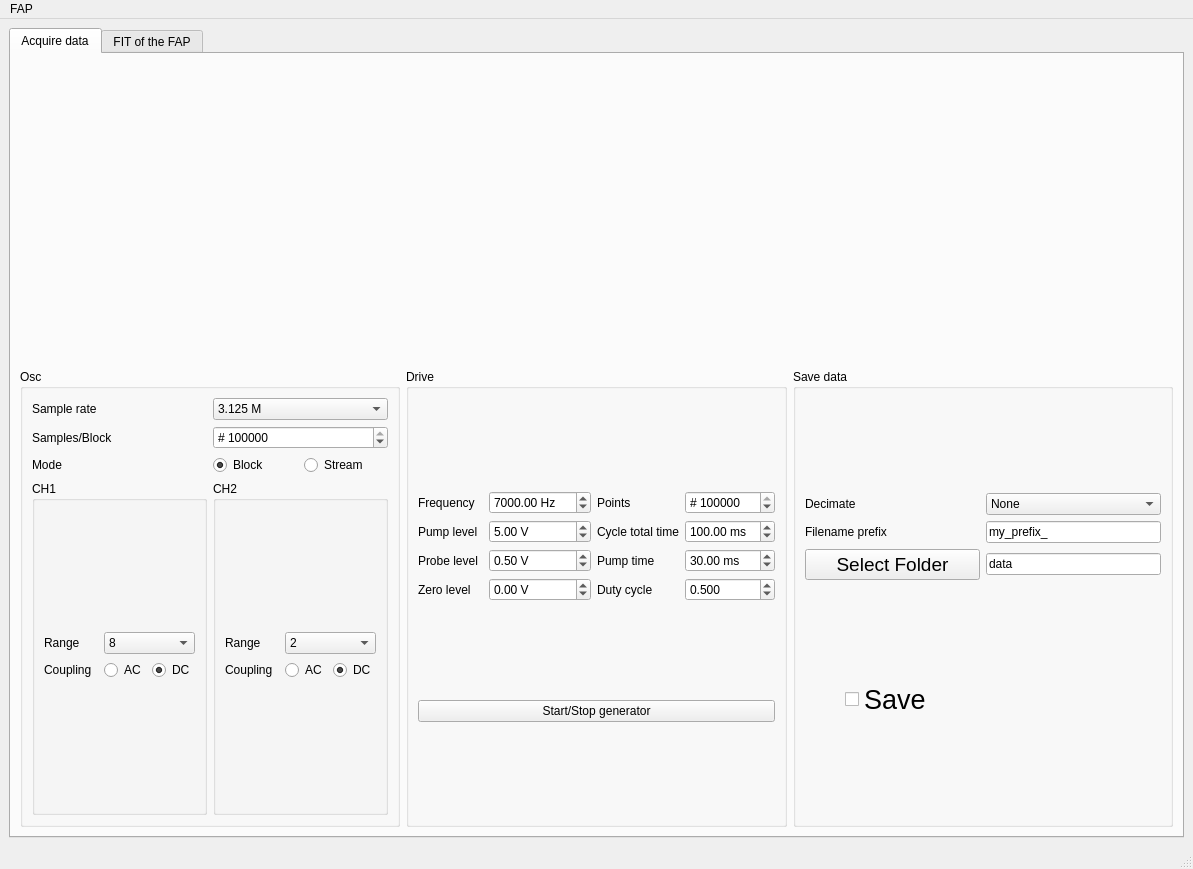
<?xml version="1.0" encoding="UTF-8"?>
<ui version="4.0">
 <class>MainWindow</class>
 <widget class="QMainWindow" name="MainWindow">
  <property name="geometry">
   <rect>
    <x>0</x>
    <y>0</y>
    <width>1193</width>
    <height>869</height>
   </rect>
  </property>
  <property name="windowTitle">
   <string>The FAP driver</string>
  </property>
  <property name="windowIcon">
   <iconset>
    <normaloff>images/ZG-Speach-Bubble-256x256-icon.png</normaloff>images/ZG-Speach-Bubble-256x256-icon.png</iconset>
  </property>
  <widget class="QWidget" name="centralwidget">
   <layout class="QVBoxLayout" name="verticalLayout_9">
    <item>
     <widget class="QTabWidget" name="tabWidget">
      <property name="currentIndex">
       <number>0</number>
      </property>
      <widget class="QWidget" name="tab_data">
       <attribute name="title">
        <string>Acquire data</string>
       </attribute>
       <layout class="QVBoxLayout" name="verticalLayout_2">
        <item>
         <widget class="QWidget" name="PlotPlaceholder" native="true">
          <property name="enabled">
           <bool>true</bool>
          </property>
          <property name="sizePolicy">
           <sizepolicy hsizetype="Preferred" vsizetype="Expanding">
            <horstretch>0</horstretch>
            <verstretch>0</verstretch>
           </sizepolicy>
          </property>
          <property name="minimumSize">
           <size>
            <width>400</width>
            <height>300</height>
           </size>
          </property>
          <property name="maximumSize">
           <size>
            <width>16777215</width>
            <height>300</height>
           </size>
          </property>
         </widget>
        </item>
        <item>
         <layout class="QHBoxLayout" name="horizontalLayout_3">
          <item>
           <widget class="QGroupBox" name="groupBox_3">
            <property name="title">
             <string>Osc</string>
            </property>
            <layout class="QVBoxLayout" name="verticalLayout_4">
             <item>
              <layout class="QGridLayout" name="gridLayout">
               <item row="0" column="0">
                <widget class="QLabel" name="label_5">
                 <property name="text">
                  <string>Sample rate</string>
                 </property>
                </widget>
               </item>
               <item row="1" column="1">
                <widget class="QDoubleSpinBox" name="doubleSpinBox_Samples">
                 <property name="prefix">
                  <string># </string>
                 </property>
                 <property name="suffix">
                  <string/>
                 </property>
                 <property name="decimals">
                  <number>0</number>
                 </property>
                 <property name="minimum">
                  <double>1.000000000000000</double>
                 </property>
                 <property name="maximum">
                  <double>32000000.000000000000000</double>
                 </property>
                 <property name="singleStep">
                  <double>1.000000000000000</double>
                 </property>
                 <property name="value">
                  <double>312500.000000000000000</double>
                 </property>
                </widget>
               </item>
               <item row="0" column="1">
                <widget class="QComboBox" name="comboBox_SampleRate">
                 <property name="currentIndex">
                  <number>1</number>
                 </property>
                 <item>
                  <property name="text">
                   <string>6.25 M</string>
                  </property>
                 </item>
                 <item>
                  <property name="text">
                   <string>3.125 M</string>
                  </property>
                 </item>
                 <item>
                  <property name="text">
                   <string>1.25 M</string>
                  </property>
                 </item>
                 <item>
                  <property name="text">
                   <string>625 k</string>
                  </property>
                 </item>
                </widget>
               </item>
               <item row="1" column="0">
                <widget class="QLabel" name="label_12">
                 <property name="text">
                  <string>Samples/Block</string>
                 </property>
                </widget>
               </item>
               <item row="2" column="0">
                <widget class="QLabel" name="label_13">
                 <property name="text">
                  <string>Mode</string>
                 </property>
                </widget>
               </item>
               <item row="2" column="1">
                <layout class="QGridLayout" name="gridLayout_7">
                 <item row="0" column="0">
                  <layout class="QGridLayout" name="gridLayout_8">
                   <item row="0" column="0">
                    <widget class="QRadioButton" name="radioButton_modeBlock">
                     <property name="text">
                      <string>Block</string>
                     </property>
                     <property name="checked">
                      <bool>true</bool>
                     </property>
                    </widget>
                   </item>
                   <item row="0" column="1">
                    <widget class="QRadioButton" name="radioButton_modeStream">
                     <property name="text">
                      <string>Stream</string>
                     </property>
                    </widget>
                   </item>
                  </layout>
                 </item>
                </layout>
               </item>
              </layout>
             </item>
             <item>
              <layout class="QGridLayout" name="gridLayout_3">
               <item row="0" column="1">
                <widget class="QGroupBox" name="groupBox_4">
                 <property name="title">
                  <string>CH2</string>
                 </property>
                 <layout class="QVBoxLayout" name="verticalLayout_5">
                  <item>
                   <layout class="QGridLayout" name="gridLayout_5">
                    <item row="0" column="0">
                     <widget class="QLabel" name="label_15">
                      <property name="text">
                       <string>Range</string>
                      </property>
                     </widget>
                    </item>
                    <item row="0" column="1">
                     <widget class="QComboBox" name="comboBox_CH2Range">
                      <property name="currentIndex">
                       <number>3</number>
                      </property>
                      <item>
                       <property name="text">
                        <string>0.2</string>
                       </property>
                      </item>
                      <item>
                       <property name="text">
                        <string>0.4</string>
                       </property>
                      </item>
                      <item>
                       <property name="text">
                        <string>0.8</string>
                       </property>
                      </item>
                      <item>
                       <property name="text">
                        <string>2</string>
                       </property>
                      </item>
                      <item>
                       <property name="text">
                        <string>4</string>
                       </property>
                      </item>
                      <item>
                       <property name="text">
                        <string>8</string>
                       </property>
                      </item>
                      <item>
                       <property name="text">
                        <string>20</string>
                       </property>
                      </item>
                      <item>
                       <property name="text">
                        <string>40</string>
                       </property>
                      </item>
                      <item>
                       <property name="text">
                        <string>80</string>
                       </property>
                      </item>
                     </widget>
                    </item>
                    <item row="1" column="0">
                     <widget class="QLabel" name="label_14">
                      <property name="text">
                       <string>Coupling</string>
                      </property>
                     </widget>
                    </item>
                    <item row="1" column="1">
                     <layout class="QGridLayout" name="gridLayout_10">
                      <item row="0" column="1">
                       <widget class="QRadioButton" name="radioButton_CH2DC">
                        <property name="text">
                         <string>DC</string>
                        </property>
                        <property name="checked">
                         <bool>true</bool>
                        </property>
                       </widget>
                      </item>
                      <item row="0" column="0">
                       <widget class="QRadioButton" name="radioButton_CH2AC">
                        <property name="text">
                         <string>AC</string>
                        </property>
                       </widget>
                      </item>
                     </layout>
                    </item>
                   </layout>
                  </item>
                 </layout>
                </widget>
               </item>
               <item row="0" column="0">
                <widget class="QGroupBox" name="groupBox_2">
                 <property name="title">
                  <string>CH1</string>
                 </property>
                 <layout class="QVBoxLayout" name="verticalLayout">
                  <item>
                   <layout class="QGridLayout" name="gridLayout_4">
                    <item row="0" column="1">
                     <widget class="QComboBox" name="comboBox_CH1Range">
                      <property name="currentIndex">
                       <number>5</number>
                      </property>
                      <item>
                       <property name="text">
                        <string>0.2</string>
                       </property>
                      </item>
                      <item>
                       <property name="text">
                        <string>0.4</string>
                       </property>
                      </item>
                      <item>
                       <property name="text">
                        <string>0.8</string>
                       </property>
                      </item>
                      <item>
                       <property name="text">
                        <string>2</string>
                       </property>
                      </item>
                      <item>
                       <property name="text">
                        <string>4</string>
                       </property>
                      </item>
                      <item>
                       <property name="text">
                        <string>8</string>
                       </property>
                      </item>
                      <item>
                       <property name="text">
                        <string>20</string>
                       </property>
                      </item>
                      <item>
                       <property name="text">
                        <string>40</string>
                       </property>
                      </item>
                      <item>
                       <property name="text">
                        <string>80</string>
                       </property>
                      </item>
                     </widget>
                    </item>
                    <item row="0" column="0">
                     <widget class="QLabel" name="label_10">
                      <property name="text">
                       <string>Range</string>
                      </property>
                     </widget>
                    </item>
                    <item row="1" column="0">
                     <widget class="QLabel" name="label_11">
                      <property name="text">
                       <string>Coupling</string>
                      </property>
                     </widget>
                    </item>
                    <item row="1" column="1">
                     <layout class="QGridLayout" name="gridLayout_6">
                      <item row="0" column="0">
                       <widget class="QRadioButton" name="radioButton_CH1AC">
                        <property name="text">
                         <string>AC</string>
                        </property>
                       </widget>
                      </item>
                      <item row="0" column="1">
                       <widget class="QRadioButton" name="radioButton_CH1DC">
                        <property name="text">
                         <string>DC</string>
                        </property>
                        <property name="checked">
                         <bool>true</bool>
                        </property>
                       </widget>
                      </item>
                     </layout>
                    </item>
                   </layout>
                  </item>
                 </layout>
                </widget>
               </item>
              </layout>
             </item>
            </layout>
           </widget>
          </item>
          <item>
           <widget class="QGroupBox" name="groupBox">
            <property name="title">
             <string>Drive</string>
            </property>
            <layout class="QVBoxLayout" name="verticalLayout_3" stretch="0,0">
             <item>
              <layout class="QGridLayout" name="gridLayout_2">
               <item row="0" column="1">
                <widget class="QDoubleSpinBox" name="doubleSpinBox_Frequency_Hz">
                 <property name="suffix">
                  <string> Hz</string>
                 </property>
                 <property name="maximum">
                  <double>1000000.000000000000000</double>
                 </property>
                 <property name="singleStep">
                  <double>0.100000000000000</double>
                 </property>
                 <property name="value">
                  <double>7000.000000000000000</double>
                 </property>
                </widget>
               </item>
               <item row="3" column="3">
                <widget class="QDoubleSpinBox" name="doubleSpinBox_DutyCycle">
                 <property name="suffix">
                  <string/>
                 </property>
                 <property name="decimals">
                  <number>3</number>
                 </property>
                 <property name="maximum">
                  <double>1.000000000000000</double>
                 </property>
                 <property name="singleStep">
                  <double>0.100000000000000</double>
                 </property>
                 <property name="value">
                  <double>0.500000000000000</double>
                 </property>
                </widget>
               </item>
               <item row="1" column="3">
                <widget class="QDoubleSpinBox" name="doubleSpinBox_TotalTime_ms">
                 <property name="suffix">
                  <string> ms</string>
                 </property>
                 <property name="maximum">
                  <double>5000.000000000000000</double>
                 </property>
                 <property name="singleStep">
                  <double>1.000000000000000</double>
                 </property>
                 <property name="value">
                  <double>100.000000000000000</double>
                 </property>
                </widget>
               </item>
               <item row="3" column="2">
                <widget class="QLabel" name="label_9">
                 <property name="text">
                  <string>Duty cycle</string>
                 </property>
                </widget>
               </item>
               <item row="0" column="0">
                <widget class="QLabel" name="label_4">
                 <property name="text">
                  <string>Frequency</string>
                 </property>
                </widget>
               </item>
               <item row="2" column="2">
                <widget class="QLabel" name="label_3">
                 <property name="text">
                  <string>Pump time</string>
                 </property>
                </widget>
               </item>
               <item row="0" column="2">
                <widget class="QLabel" name="label">
                 <property name="text">
                  <string>Points</string>
                 </property>
                </widget>
               </item>
               <item row="1" column="2">
                <widget class="QLabel" name="label_2">
                 <property name="text">
                  <string>Cycle total time</string>
                 </property>
                </widget>
               </item>
               <item row="2" column="3">
                <widget class="QDoubleSpinBox" name="doubleSpinBox_PumpTime_ms">
                 <property name="suffix">
                  <string> ms</string>
                 </property>
                 <property name="maximum">
                  <double>5000.000000000000000</double>
                 </property>
                 <property name="singleStep">
                  <double>1.000000000000000</double>
                 </property>
                 <property name="value">
                  <double>30.000000000000000</double>
                 </property>
                </widget>
               </item>
               <item row="0" column="3">
                <widget class="QDoubleSpinBox" name="doubleSpinBox_Points">
                 <property name="prefix">
                  <string># </string>
                 </property>
                 <property name="decimals">
                  <number>0</number>
                 </property>
                 <property name="minimum">
                  <double>1000.000000000000000</double>
                 </property>
                 <property name="maximum">
                  <double>1000000.000000000000000</double>
                 </property>
                 <property name="singleStep">
                  <double>1000.000000000000000</double>
                 </property>
                 <property name="value">
                  <double>500000.000000000000000</double>
                 </property>
                </widget>
               </item>
               <item row="3" column="1">
                <widget class="QDoubleSpinBox" name="doubleSpinBox_ZeroLevel">
                 <property name="suffix">
                  <string> V</string>
                 </property>
                 <property name="minimum">
                  <double>-10.000000000000000</double>
                 </property>
                 <property name="maximum">
                  <double>10.000000000000000</double>
                 </property>
                 <property name="singleStep">
                  <double>0.100000000000000</double>
                 </property>
                 <property name="value">
                  <double>0.000000000000000</double>
                 </property>
                </widget>
               </item>
               <item row="2" column="1">
                <widget class="QDoubleSpinBox" name="doubleSpinBox_ProbeLevel">
                 <property name="suffix">
                  <string> V</string>
                 </property>
                 <property name="minimum">
                  <double>-10.000000000000000</double>
                 </property>
                 <property name="maximum">
                  <double>10.000000000000000</double>
                 </property>
                 <property name="singleStep">
                  <double>0.100000000000000</double>
                 </property>
                 <property name="value">
                  <double>0.500000000000000</double>
                 </property>
                </widget>
               </item>
               <item row="2" column="0">
                <widget class="QLabel" name="label_7">
                 <property name="text">
                  <string>Probe level</string>
                 </property>
                </widget>
               </item>
               <item row="1" column="0">
                <widget class="QLabel" name="label_6">
                 <property name="text">
                  <string>Pump level</string>
                 </property>
                </widget>
               </item>
               <item row="1" column="1">
                <widget class="QDoubleSpinBox" name="doubleSpinBox_PumpLevel">
                 <property name="suffix">
                  <string> V</string>
                 </property>
                 <property name="minimum">
                  <double>-10.000000000000000</double>
                 </property>
                 <property name="maximum">
                  <double>10.000000000000000</double>
                 </property>
                 <property name="singleStep">
                  <double>0.100000000000000</double>
                 </property>
                 <property name="value">
                  <double>5.000000000000000</double>
                 </property>
                </widget>
               </item>
               <item row="3" column="0">
                <widget class="QLabel" name="label_8">
                 <property name="text">
                  <string>Zero level</string>
                 </property>
                </widget>
               </item>
              </layout>
             </item>
             <item>
              <widget class="QPushButton" name="okButton_GeneratorStart">
               <property name="text">
                <string>Start/Stop generator</string>
               </property>
              </widget>
             </item>
            </layout>
           </widget>
          </item>
          <item>
           <layout class="QVBoxLayout" name="verticalLayout_7">
            <item>
             <widget class="QGroupBox" name="groupBox_6">
              <property name="title">
               <string>Save data</string>
              </property>
              <layout class="QVBoxLayout" name="verticalLayout_8">
               <item>
                <layout class="QGridLayout" name="gridLayout_11">
                 <item row="2" column="0">
                  <widget class="QLabel" name="label_28">
                   <property name="text">
                    <string>Filename prefix</string>
                   </property>
                  </widget>
                 </item>
                 <item row="1" column="0">
                  <widget class="QLabel" name="label_16">
                   <property name="text">
                    <string>Decimate</string>
                   </property>
                  </widget>
                 </item>
                 <item row="1" column="1">
                  <widget class="QComboBox" name="comboBox_decimate">
                   <property name="toolTip">
                    <string>Downsample data using &quot;scipy.signal.decimate&quot; function </string>
                   </property>
                   <property name="currentIndex">
                    <number>0</number>
                   </property>
                   <item>
                    <property name="text">
                     <string>None</string>
                    </property>
                   </item>
                   <item>
                    <property name="text">
                     <string>2</string>
                    </property>
                   </item>
                   <item>
                    <property name="text">
                     <string>5</string>
                    </property>
                   </item>
                   <item>
                    <property name="text">
                     <string>10</string>
                    </property>
                   </item>
                   <item>
                    <property name="text">
                     <string>20</string>
                    </property>
                   </item>
                   <item>
                    <property name="text">
                     <string>50</string>
                    </property>
                   </item>
                   <item>
                    <property name="text">
                     <string>100</string>
                    </property>
                   </item>
                   <item>
                    <property name="text">
                     <string>500</string>
                    </property>
                   </item>
                   <item>
                    <property name="text">
                     <string>1000</string>
                    </property>
                   </item>
                  </widget>
                 </item>
                 <item row="2" column="1">
                  <widget class="QLineEdit" name="lineEdit_FileNamePrefix">
                   <property name="sizePolicy">
                    <sizepolicy hsizetype="Preferred" vsizetype="Fixed">
                     <horstretch>0</horstretch>
                     <verstretch>0</verstretch>
                    </sizepolicy>
                   </property>
                   <property name="text">
                    <string>my_prefix_</string>
                   </property>
                  </widget>
                 </item>
                 <item row="3" column="0">
                  <widget class="QPushButton" name="pushButton_SelectFolder">
                   <property name="font">
                    <font>
                     <pointsize>14</pointsize>
                    </font>
                   </property>
                   <property name="text">
                    <string>Select Folder</string>
                   </property>
                  </widget>
                 </item>
                 <item row="3" column="1">
                  <widget class="QLineEdit" name="lineEdit_FolderName">
                   <property name="sizePolicy">
                    <sizepolicy hsizetype="Preferred" vsizetype="Fixed">
                     <horstretch>0</horstretch>
                     <verstretch>0</verstretch>
                    </sizepolicy>
                   </property>
                   <property name="text">
                    <string>data</string>
                   </property>
                  </widget>
                 </item>
                </layout>
               </item>
               <item>
                <layout class="QHBoxLayout" name="horizontalLayout">
                 <item>
                  <spacer name="horizontalSpacer">
                   <property name="orientation">
                    <enum>Qt::Horizontal</enum>
                   </property>
                   <property name="sizeType">
                    <enum>QSizePolicy::Preferred</enum>
                   </property>
                   <property name="sizeHint" stdset="0">
                    <size>
                     <width>40</width>
                     <height>20</height>
                    </size>
                   </property>
                  </spacer>
                 </item>
                 <item>
                  <widget class="QCheckBox" name="checkBox_SaveData">
                   <property name="minimumSize">
                    <size>
                     <width>0</width>
                     <height>0</height>
                    </size>
                   </property>
                   <property name="baseSize">
                    <size>
                     <width>0</width>
                     <height>0</height>
                    </size>
                   </property>
                   <property name="font">
                    <font>
                     <pointsize>20</pointsize>
                    </font>
                   </property>
                   <property name="toolTip">
                    <string>Save data into files</string>
                   </property>
                   <property name="text">
                    <string>Save</string>
                   </property>
                   <property name="icon">
                    <iconset>
                     <normaloff>images/ZG-Speach-Bubble-256x256-icon.png</normaloff>images/ZG-Speach-Bubble-256x256-icon.png</iconset>
                   </property>
                   <property name="iconSize">
                    <size>
                     <width>50</width>
                     <height>50</height>
                    </size>
                   </property>
                  </widget>
                 </item>
                 <item>
                  <spacer name="horizontalSpacer_2">
                   <property name="orientation">
                    <enum>Qt::Horizontal</enum>
                   </property>
                   <property name="sizeType">
                    <enum>QSizePolicy::Preferred</enum>
                   </property>
                   <property name="sizeHint" stdset="0">
                    <size>
                     <width>40</width>
                     <height>20</height>
                    </size>
                   </property>
                  </spacer>
                 </item>
                </layout>
               </item>
              </layout>
             </widget>
            </item>
           </layout>
          </item>
         </layout>
        </item>
       </layout>
      </widget>
      <widget class="QWidget" name="tab_FIT">
       <attribute name="title">
        <string>FIT of the FAP</string>
       </attribute>
       <layout class="QVBoxLayout" name="verticalLayout_12">
        <item>
         <widget class="QWidget" name="FITPlotPlaceholder" native="true">
          <property name="sizePolicy">
           <sizepolicy hsizetype="Preferred" vsizetype="Expanding">
            <horstretch>0</horstretch>
            <verstretch>0</verstretch>
           </sizepolicy>
          </property>
         </widget>
        </item>
        <item>
         <layout class="QHBoxLayout" name="horizontalLayout_2">
          <item>
           <widget class="QGroupBox" name="groupBox_7">
            <property name="title">
             <string>Filter</string>
            </property>
            <layout class="QVBoxLayout" name="verticalLayout_10">
             <item>
              <layout class="QGridLayout" name="gridLayout_9">
               <item row="1" column="1">
                <widget class="QDoubleSpinBox" name="doubleSpinBox_FilterStart_ms">
                 <property name="suffix">
                  <string> ms</string>
                 </property>
                 <property name="maximum">
                  <double>1000.000000000000000</double>
                 </property>
                 <property name="singleStep">
                  <double>0.100000000000000</double>
                 </property>
                 <property name="value">
                  <double>30.000000000000000</double>
                 </property>
                </widget>
               </item>
               <item row="2" column="1">
                <widget class="QDoubleSpinBox" name="doubleSpinBox_FilterStop_ms">
                 <property name="suffix">
                  <string> ms</string>
                 </property>
                 <property name="maximum">
                  <double>1000.000000000000000</double>
                 </property>
                 <property name="singleStep">
                  <double>0.100000000000000</double>
                 </property>
                 <property name="value">
                  <double>100.000000000000000</double>
                 </property>
                </widget>
               </item>
               <item row="1" column="0">
                <widget class="QLabel" name="label_18">
                 <property name="sizePolicy">
                  <sizepolicy hsizetype="Minimum" vsizetype="Preferred">
                   <horstretch>0</horstretch>
                   <verstretch>0</verstretch>
                  </sizepolicy>
                 </property>
                 <property name="text">
                  <string>Data start</string>
                 </property>
                </widget>
               </item>
               <item row="0" column="1">
                <widget class="QComboBox" name="comboBox_FilterType">
                 <property name="currentIndex">
                  <number>0</number>
                 </property>
                 <item>
                  <property name="text">
                   <string>High pass from 10k</string>
                  </property>
                 </item>
                 <item>
                  <property name="text">
                   <string>Band pass 1-12k</string>
                  </property>
                 </item>
                 <item>
                  <property name="text">
                   <string>Band pass 8-22k</string>
                  </property>
                 </item>
                 <item>
                  <property name="text">
                   <string>Band pass 18-32k</string>
                  </property>
                 </item>
                 <item>
                  <property name="text">
                   <string>Low pass up to 12k</string>
                  </property>
                 </item>
                </widget>
               </item>
               <item row="0" column="0">
                <widget class="QLabel" name="label_17">
                 <property name="sizePolicy">
                  <sizepolicy hsizetype="Minimum" vsizetype="Preferred">
                   <horstretch>0</horstretch>
                   <verstretch>0</verstretch>
                  </sizepolicy>
                 </property>
                 <property name="text">
                  <string>Type</string>
                 </property>
                </widget>
               </item>
               <item row="2" column="0">
                <widget class="QLabel" name="label_19">
                 <property name="sizePolicy">
                  <sizepolicy hsizetype="Minimum" vsizetype="Preferred">
                   <horstretch>0</horstretch>
                   <verstretch>0</verstretch>
                  </sizepolicy>
                 </property>
                 <property name="text">
                  <string>Data stop</string>
                 </property>
                </widget>
               </item>
               <item row="3" column="1">
                <widget class="QDoubleSpinBox" name="doubleSpinBox_FITStart_ms">
                 <property name="suffix">
                  <string> ms</string>
                 </property>
                 <property name="maximum">
                  <double>1000.000000000000000</double>
                 </property>
                 <property name="singleStep">
                  <double>0.100000000000000</double>
                 </property>
                 <property name="value">
                  <double>30.000000000000000</double>
                 </property>
                </widget>
               </item>
               <item row="3" column="0">
                <widget class="QLabel" name="label_24">
                 <property name="sizePolicy">
                  <sizepolicy hsizetype="Minimum" vsizetype="Preferred">
                   <horstretch>0</horstretch>
                   <verstretch>0</verstretch>
                  </sizepolicy>
                 </property>
                 <property name="text">
                  <string>FIT start</string>
                 </property>
                </widget>
               </item>
               <item row="4" column="0">
                <widget class="QLabel" name="label_25">
                 <property name="sizePolicy">
                  <sizepolicy hsizetype="Minimum" vsizetype="Preferred">
                   <horstretch>0</horstretch>
                   <verstretch>0</verstretch>
                  </sizepolicy>
                 </property>
                 <property name="text">
                  <string>FIT stop</string>
                 </property>
                </widget>
               </item>
               <item row="4" column="1">
                <widget class="QDoubleSpinBox" name="doubleSpinBox_FITStop_ms">
                 <property name="suffix">
                  <string> ms</string>
                 </property>
                 <property name="maximum">
                  <double>1000.000000000000000</double>
                 </property>
                 <property name="singleStep">
                  <double>0.100000000000000</double>
                 </property>
                 <property name="value">
                  <double>100.000000000000000</double>
                 </property>
                </widget>
               </item>
              </layout>
             </item>
            </layout>
           </widget>
          </item>
          <item>
           <widget class="QGroupBox" name="groupBox_8">
            <property name="title">
             <string>FIT initial parameters</string>
            </property>
            <layout class="QVBoxLayout" name="verticalLayout_11">
             <item>
              <layout class="QHBoxLayout" name="horizontalLayout_4">
               <item>
                <widget class="QLabel" name="label_27">
                 <property name="text">
                  <string>Fit src:</string>
                 </property>
                </widget>
               </item>
               <item>
                <widget class="QRadioButton" name="radioButton_FITSource_CH1">
                 <property name="text">
                  <string>CH1</string>
                 </property>
                 <property name="checked">
                  <bool>true</bool>
                 </property>
                </widget>
               </item>
               <item>
                <widget class="QRadioButton" name="radioButton_FITSource_CH2">
                 <property name="text">
                  <string>CH2</string>
                 </property>
                </widget>
               </item>
              </layout>
             </item>
             <item>
              <layout class="QGridLayout" name="gridLayout_12">
               <item row="2" column="1">
                <widget class="QDoubleSpinBox" name="doubleSpinBox_FIT_B">
                 <property name="minimum">
                  <double>-10.000000000000000</double>
                 </property>
                 <property name="maximum">
                  <double>10.000000000000000</double>
                 </property>
                 <property name="singleStep">
                  <double>0.100000000000000</double>
                 </property>
                 <property name="value">
                  <double>1.000000000000000</double>
                 </property>
                </widget>
               </item>
               <item row="0" column="1">
                <widget class="QDoubleSpinBox" name="doubleSpinBox_FIT_f0">
                 <property name="suffix">
                  <string> Hz</string>
                 </property>
                 <property name="maximum">
                  <double>1000000.000000000000000</double>
                 </property>
                 <property name="value">
                  <double>7000.000000000000000</double>
                 </property>
                </widget>
               </item>
               <item row="4" column="1">
                <widget class="QDoubleSpinBox" name="doubleSpinBox_FIT_DC">
                 <property name="minimum">
                  <double>-10.000000000000000</double>
                 </property>
                 <property name="maximum">
                  <double>10.000000000000000</double>
                 </property>
                 <property name="singleStep">
                  <double>0.100000000000000</double>
                 </property>
                 <property name="value">
                  <double>0.000000000000000</double>
                 </property>
                </widget>
               </item>
               <item row="2" column="0">
                <widget class="QLabel" name="label_21">
                 <property name="text">
                  <string>B:</string>
                 </property>
                </widget>
               </item>
               <item row="0" column="0">
                <widget class="QLabel" name="label_20">
                 <property name="text">
                  <string>f0:</string>
                 </property>
                </widget>
               </item>
               <item row="1" column="1">
                <widget class="QDoubleSpinBox" name="doubleSpinBox_FIT_A">
                 <property name="minimum">
                  <double>-10.000000000000000</double>
                 </property>
                 <property name="maximum">
                  <double>10.000000000000000</double>
                 </property>
                 <property name="singleStep">
                  <double>0.100000000000000</double>
                 </property>
                 <property name="value">
                  <double>1.000000000000000</double>
                 </property>
                </widget>
               </item>
               <item row="4" column="0">
                <widget class="QLabel" name="label_23">
                 <property name="text">
                  <string>DC:</string>
                 </property>
                </widget>
               </item>
               <item row="1" column="0">
                <widget class="QLabel" name="label_22">
                 <property name="text">
                  <string>A:</string>
                 </property>
                </widget>
               </item>
               <item row="3" column="0">
                <widget class="QLabel" name="label_26">
                 <property name="text">
                  <string>Decay rate:</string>
                 </property>
                </widget>
               </item>
               <item row="3" column="1">
                <widget class="QDoubleSpinBox" name="doubleSpinBox_FIT_Gamma">
                 <property name="suffix">
                  <string> Hz</string>
                 </property>
                 <property name="minimum">
                  <double>0.000000000000000</double>
                 </property>
                 <property name="maximum">
                  <double>50.000000000000000</double>
                 </property>
                 <property name="singleStep">
                  <double>0.100000000000000</double>
                 </property>
                 <property name="value">
                  <double>5.000000000000000</double>
                 </property>
                </widget>
               </item>
              </layout>
             </item>
            </layout>
           </widget>
          </item>
          <item>
           <layout class="QGridLayout" name="gridLayout_FITRES">
            <item row="1" column="0">
             <widget class="QPushButton" name="pushButton_Set_FIT_init">
              <property name="toolTip">
               <string>Copy result of the fit to init window and to the pump frequency.</string>
              </property>
              <property name="text">
               <string>Copy FIT to init</string>
              </property>
             </widget>
            </item>
            <item row="0" column="0">
             <widget class="QGroupBox" name="groupBox_FIT_Results">
              <property name="title">
               <string>Fit results</string>
              </property>
              <layout class="QVBoxLayout" name="verticalLayout_14">
               <item>
                <widget class="QPlainTextEdit" name="plainTextEdit_FITResults">
                 <property name="sizePolicy">
                  <sizepolicy hsizetype="Preferred" vsizetype="Preferred">
                   <horstretch>0</horstretch>
                   <verstretch>0</verstretch>
                  </sizepolicy>
                 </property>
                 <property name="readOnly">
                  <bool>true</bool>
                 </property>
                 <property name="plainText">
                  <string>Some text here

f: 2568.258</string>
                 </property>
                </widget>
               </item>
              </layout>
             </widget>
            </item>
            <item row="1" column="1">
             <widget class="QPushButton" name="pushButton">
              <property name="text">
               <string>Not implemented</string>
              </property>
             </widget>
            </item>
            <item row="0" column="1">
             <widget class="QGroupBox" name="groupBox_10">
              <property name="title">
               <string>FFT + FIT sensitivity</string>
              </property>
              <layout class="QVBoxLayout" name="verticalLayout_13">
               <item>
                <widget class="QPlainTextEdit" name="plainTextEdit_SensitivityFFT">
                 <property name="sizePolicy">
                  <sizepolicy hsizetype="Preferred" vsizetype="Preferred">
                   <horstretch>0</horstretch>
                   <verstretch>0</verstretch>
                  </sizepolicy>
                 </property>
                 <property name="readOnly">
                  <bool>true</bool>
                 </property>
                 <property name="plainText">
                  <string>Some text here

f: 2568.258</string>
                 </property>
                </widget>
               </item>
              </layout>
             </widget>
            </item>
           </layout>
          </item>
         </layout>
        </item>
       </layout>
      </widget>
     </widget>
    </item>
   </layout>
  </widget>
  <widget class="QMenuBar" name="menubar">
   <property name="geometry">
    <rect>
     <x>0</x>
     <y>0</y>
     <width>1193</width>
     <height>21</height>
    </rect>
   </property>
   <widget class="QMenu" name="menuFAP">
    <property name="title">
     <string>FAP</string>
    </property>
   </widget>
   <addaction name="menuFAP"/>
  </widget>
  <widget class="QStatusBar" name="statusbar">
   <property name="toolTip">
    <string/>
   </property>
   <property name="statusTip">
    <string/>
   </property>
  </widget>
 </widget>
 <resources/>
 <connections/>
</ui>
